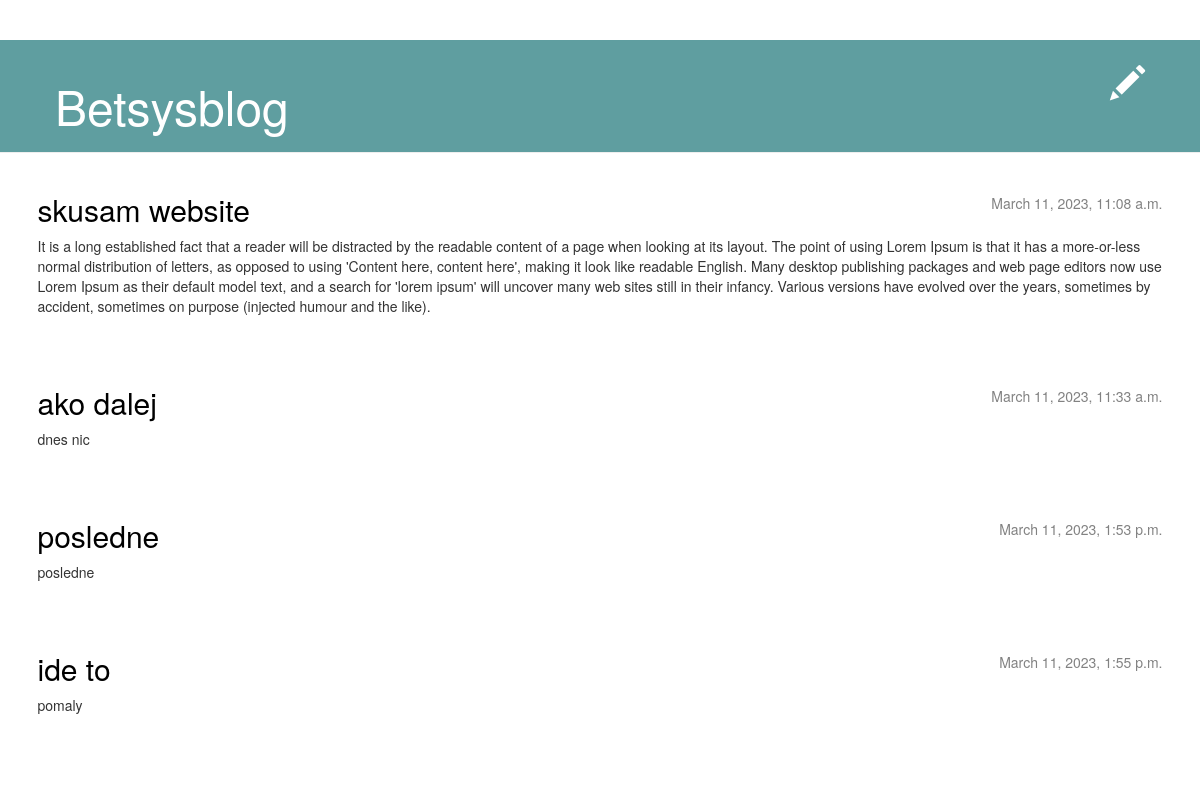
Before: / (signed in) with the older database file.
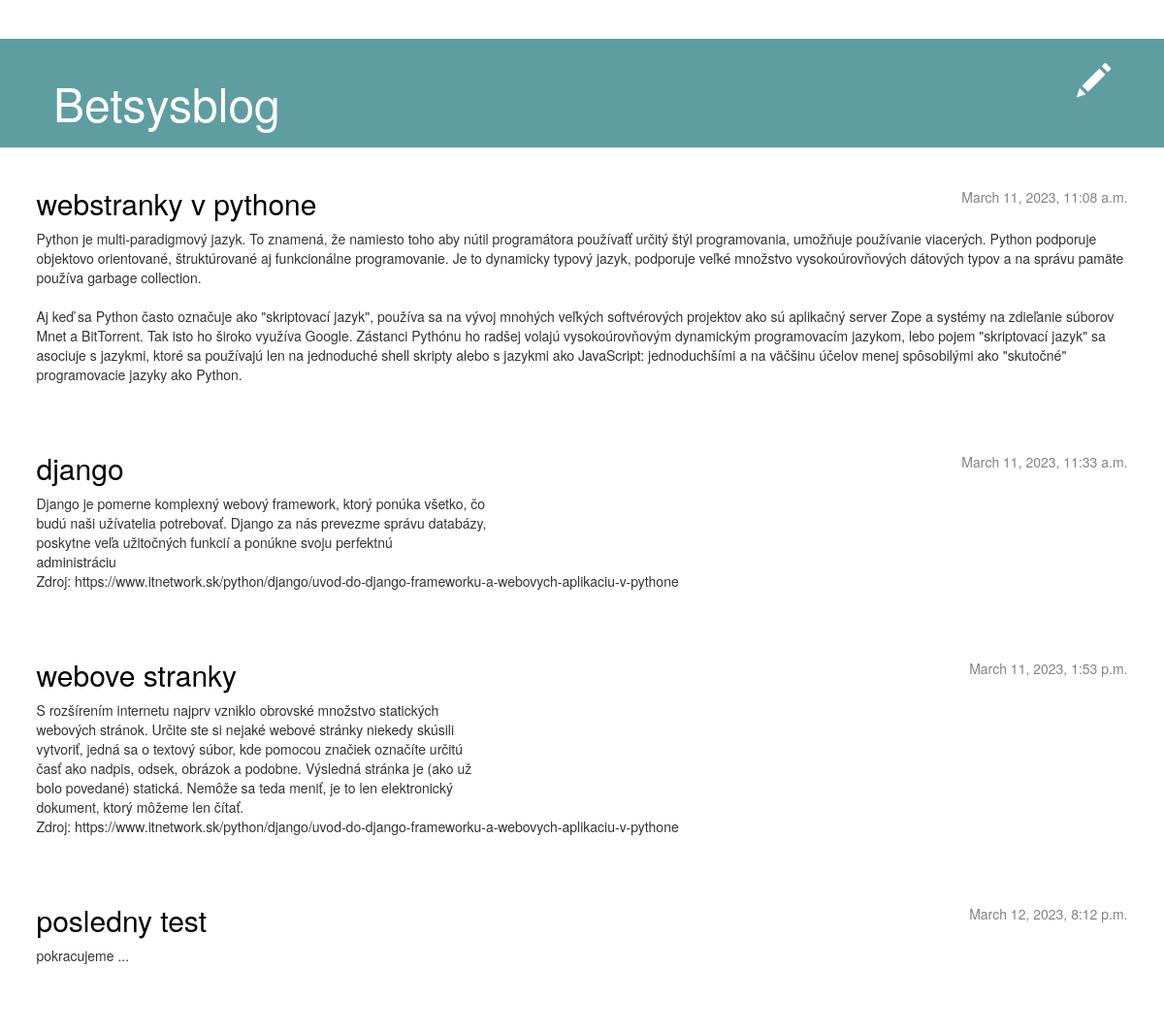
After: the same page with the newer database file.
### blog/models.py (models this page shows, shortened)
class Post(models.Model):
    author = models.ForeignKey(settings.AUTH_USER_MODEL, on_delete=models.CASCADE)
    title = models.CharField(max_length=200)
    text = models.TextField()
    created_date = models.DateTimeField(default=timezone.now)
    published_date = models.DateTimeField(blank=True, null=True)

### blog/views.py (the view)
# urls.py: path('', views.post_list, name='post_list'),
def post_list(request):
    posts = Post.objects.filter(published_date__lte=timezone.now()).order_by('published_date')
    return render(request, 'blog/post_list.html', {'posts': posts})

### blog/templates/blog/post_list.html
{% extends 'blog/base.html' %}
{% block content %}
    {% for post in posts %}
        <article class="post">
            <time class="date">
                {{ post.published_date }}
            </time>
            <h2><a href="{% url 'post_detail' pk=post.pk %}">{{ post.title }}</a></h2>
            <p>{{ post.text|linebreaksbr }}</p>
        </article>
    {% endfor %}
{% endblock %}

Changed rows visible on the page:
removed Post: published_date "March 11, 2023, 1:55 p.m.", title "ide to", text "pomaly"
changed Post: title "skusam website" → "webstranky v pythone"; text "It is a long established fact that a reader will be distracted by the readable content of a page when looking at its layout. The point of using Lorem Ipsum is that it has a more-or-less normal distribution of letters, as opposed to using 'Content here, content here', making it look like readable English. Many desktop publishing packages and web page editors now use Lorem Ipsum as their default model text, and a search for 'lorem ipsum' will uncover many web sites still in their infancy. Various versions have evolved over the years, sometimes by accident, sometimes on purpose (injected humour and the like)." → "Python je multi-paradigmový jazyk. To znamená, že namiesto toho aby nútil programátora používaťť určitý štýl programovania, umožňuje používanie viacerých. Python podporuje objektovo orientované, štruktúrované aj funkcionálne programovanie. Je to dynamicky typový jazyk, podporuje veľké množstvo vysokoúrovňových dátových typov a na správu pamäte používa garbage collection. Aj keď sa Python často označuje ako \"skriptovací jazyk\", používa sa na vývoj mnohých veľkých softvérových projektov ako sú aplikačný server Zope a systémy na zdieľanie súborov Mnet a BitTorrent. Tak isto ho široko využíva Google. Zástanci Pythónu ho radšej volajú vysokoúrovňovým dynamickým programovacím jazykom, lebo pojem…"
changed Post: title "ako dalej" → "django"; text "dnes nic" → "Django je pomerne komplexný webový framework, ktorý ponúka všetko, čo budú naši užívatelia potrebovať. Django za nás prevezme správu databázy, poskytne veľa užitočných funkcií a ponúkne svoju perfektnú administráciu Zdroj: https://www.itnetwork.sk/python/django/uvod-do-django-frameworku-a-webovych-aplikaciu-v-pythone"
changed Post: title "posledne" → "webove stranky"; text "posledne" → "S rozšírením internetu najprv vzniklo obrovské množstvo statických webových stránok. Určite ste si nejaké webové stránky niekedy skúsili vytvoriť, jedná sa o textový súbor, kde pomocou značiek označíte určitú časť ako nadpis, odsek, obrázok a podobne. Výsledná stránka je (ako už bolo povedané) statická. Nemôže sa teda meniť, je to len elektronický dokument, ktorý môžeme len čítať. Zdroj: https://www.itnetwork.sk/python/django/uvod-do-django-frameworku-a-webovych-aplikaciu-v-pythone"
added Post: published_date "March 12, 2023, 8:12 p.m.", title "posledny test", text "pokracujeme ..."
